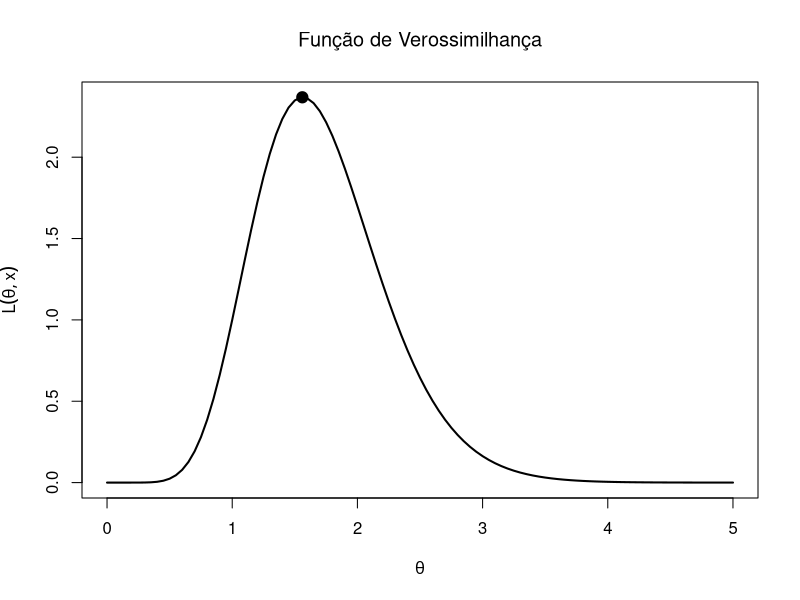
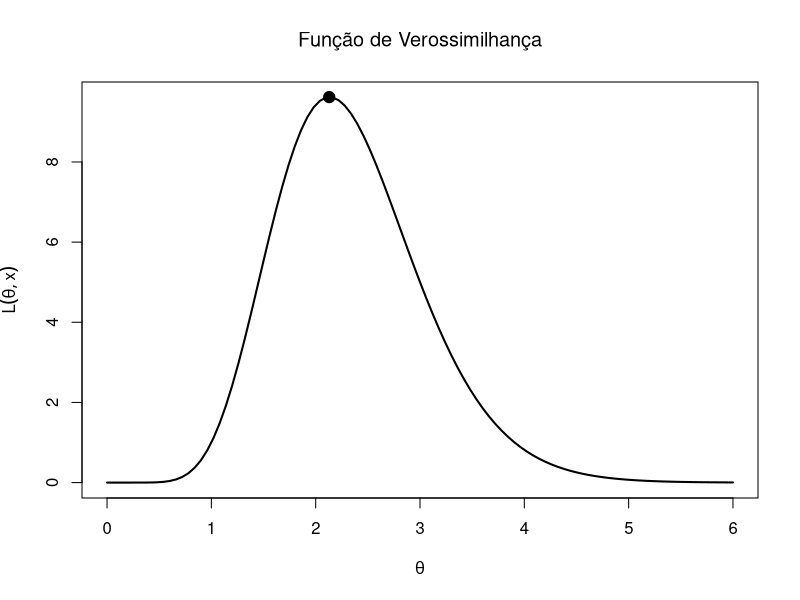
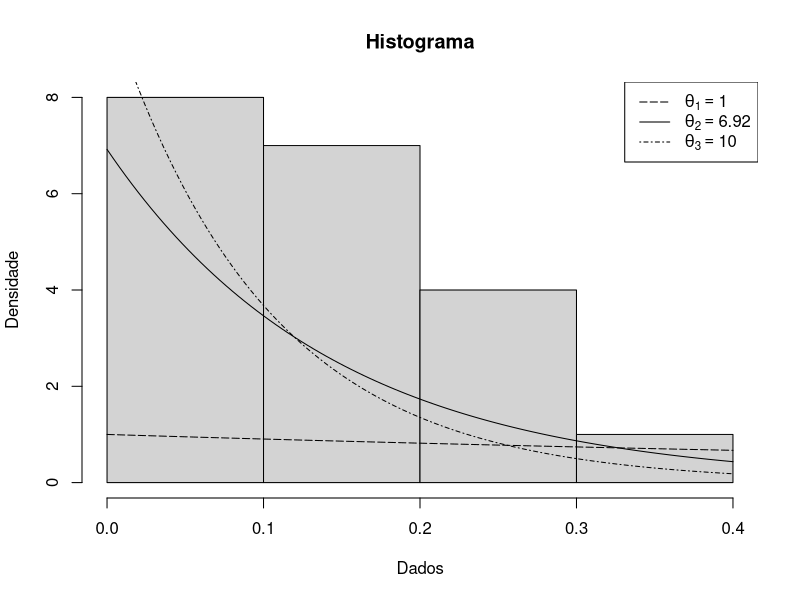
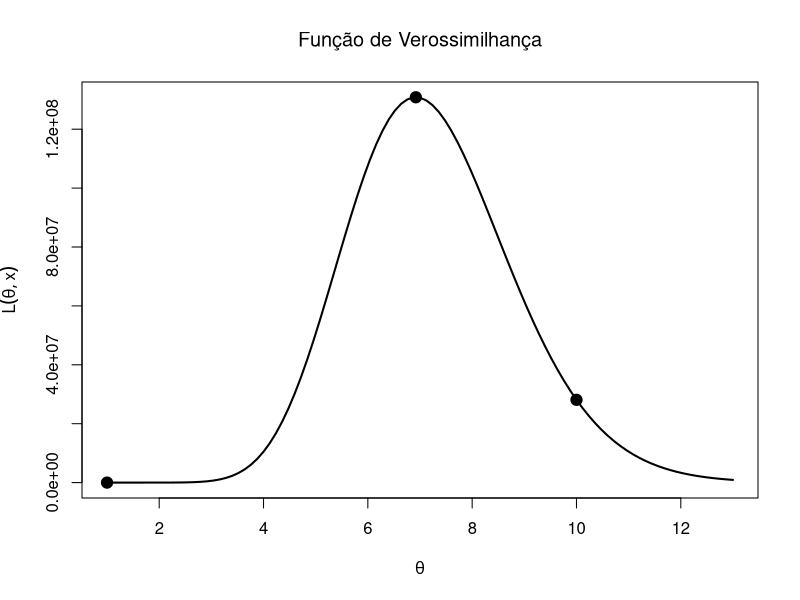

The R script that drew these images, in order:
## ---- chunk 1
x <- c(0.61,0.73,0.9,0.11,0.06,0.03,0.6,0.38,0.13,0.1)

theta <- seq(0, 1, length = 100)

n <- length(x)

vero1 <- function(theta) {
  (theta^n * prod(1-x)^(theta-1))
}

plot(vero1, from = 0, to = 5, xlab = expression(theta), ylab = expression(L(theta,x)), main = expression("Função de Verossimilhança"), lwd=2)
points(1.56, vero1(1.56), pch = 19, cex = 1.5)
## ---- chunk 2

y <- c(0.85,0.97,0.41,0.92,0.73,0.66,0.5,0.39,0.5,0.63)

n <- length(y)

theta <- seq(0, 1, length = 100)

vero2 <- function(theta) {
  (theta^n * prod(y)^(theta-1))
}

plot(vero2, from = 0, to = 6, xlab = expression(theta), ylab = expression(L(theta,x)), main = expression("Função de Verossimilhança"), lwd=2)
points(2.13, vero2(2.13), pch = 19, cex = 1.5)

## ---- chunk 3

x <- c(0.24,0.34,0.23,0.17,0.18,0.14,0.27,0.08,0.20,0.10,0.02,0.22,0.04,0.02,0.03,0.17,0.17,0.08,0.18,0.01)

x_bar <- mean(x)

theta2 <- (1/x_bar)

## ---- chunk 4
x <- c(0.24,0.34,0.23,0.17,0.18,0.14,0.27,0.08,0.20,0.10,0.02,0.22,0.04,0.02,0.03,0.17,0.17,0.08,0.18,0.01)

x_bar <- mean(x)

theta1 <- 1

theta2 <- (1/x_bar)

theta3 <- 10

n <- length(x)

hist(x, main = "Histograma", xlab = "Dados", ylab = "Densidade", col = "lightgray", breaks = 4)
curve(dexp(x,theta1), add = T, lty = 5)
curve(dexp(x,theta2), add = T, lty = 1)
curve(dexp(x,theta3), add = T, lty = 4)
legend("topright", c(expression(theta[1]==1),expression(theta[2]==6.92),expression(theta[3]==10)), lty = c(5,1,4))

## ---- chunk 5
x <- c(0.24, 0.34, 0.23, 0.17, 0.18, 0.14, 0.27, 0.08, 0.20, 0.10, 0.02, 0.22, 0.04, 0.02, 0.03, 0.17, 0.17, 0.08, 0.18, 0.01)

theta <- seq(0,14, length=2000)

med <- mean(x)

emv_exp <- 1/med

n <- length(x)

lik <- function(theta) {
  theta^n * exp(-theta*sum(x))
}

plot(lik, from = 1, to = 13, xlab = expression(theta), ylab = expression(L(theta,x)), main = expression("Função de Verossimilhança"), lwd=2)
points(emv_exp, lik(emv_exp), pch = 19, cex = 1.5)
points(1, lik(1), pch = 19, cex = 1.5)
points(10, lik(10), pch = 19, cex = 1.5)
